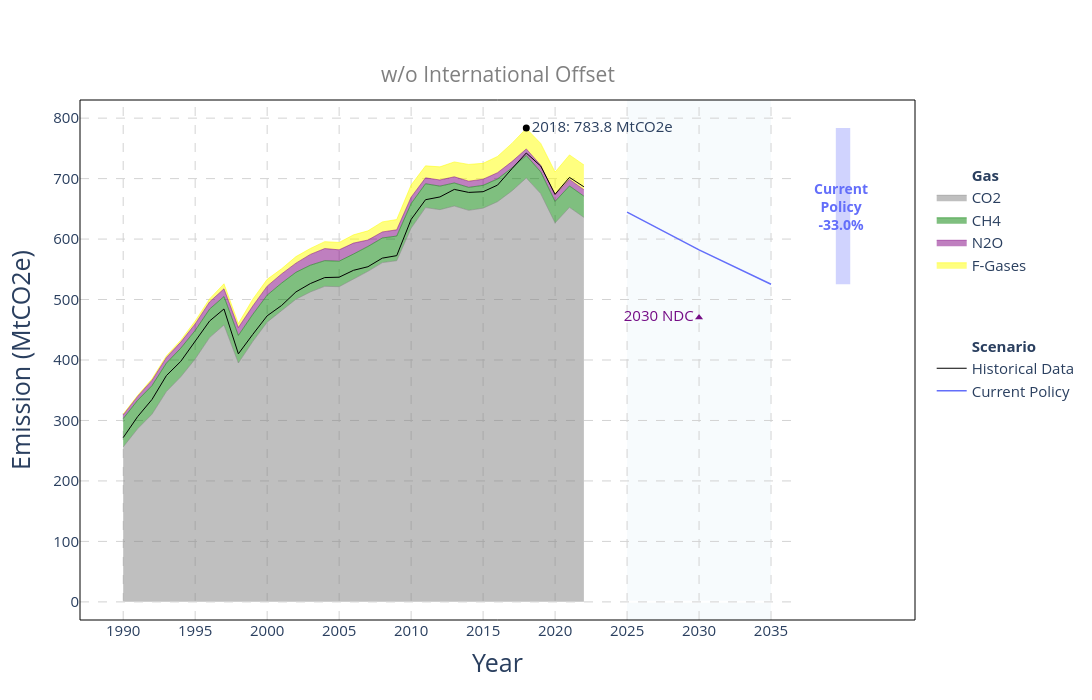

Notebook source saved alongside this figure:
### Code cell
fig = go.Figure()

# emiss_2018 = 727.6
emiss_2018 = 783.8
# emiss_2018_net = 783.81
x_center = 2040
width = 1
# offset = 4.9574  # BPESD upward shift

emiss_2035_cur = dfOut.set_index(['scenario', 'Year'])['value'].get((cp_scen_nm, 2035))
# emiss_2035_enh = dfOut.set_index(['scenario', 'Year'])['value'].get((ep_scen_nm, 2035))

reduc_cur = (1 - (emiss_2035_cur / emiss_2018)) * 100
# reduc_enh = (1 - (emiss_2035_enh / emiss_2018)) * 100

# === Legend Group: Gases ===
# fig.add_trace(go.Scatter(
#     x=[None], y=[None], mode='lines',
#     line=dict(color='rgba(0,0,0,0)'),
#     name='<b>Sector</b>', showlegend=True, hoverinfo='skip'
# ))

# fig.add_trace(go.Scatter(
#     x=dfHist['index'],
#     y=dfHist['순배출량'] / 1000,
#     mode='lines', name='Total GHG (incl. LULUCF)',
#     line=dict(color='black', width=1)
# ))


# fig.add_trace(go.Scatter(
#     x=dfHist['index'],
#     y=dfHist['a. 공공전기 및 열 생산'] / 1000,
#     mode='lines', name='Electricity',
#     line=dict(color='black', width=1, dash='dash')
# ))

# === Legend Group: Gases ===
fig.add_trace(go.Scatter(
    x=[None], y=[None], mode='lines',
    line=dict(color='rgba(0,0,0,0)'),
    name='<br><br><br><b>Gas</b>', showlegend=True, hoverinfo='skip'
))
fig.add_trace(go.Scatter(x=dfHistGas['Year'], y=dfHistGas['CO2_stack'],
    mode='lines', name='CO2', fill='tozeroy',
    line=dict(width=0.5, color='grey')
))
fig.add_trace(go.Scatter(x=dfHistGas['Year'], y=dfHistGas['CH4_stack'],
    mode='lines', name='CH4', fill='tonexty',
    line=dict(width=0.5, color='green')
))
fig.add_trace(go.Scatter(x=dfHistGas['Year'], y=dfHistGas['N2O_stack'],
    mode='lines', name='N2O', fill='tonexty',
    line=dict(width=0.5, color='purple')
))
fig.add_trace(go.Scatter(x=dfHistGas['Year'], y=dfHistGas['FGas_stack'],
    mode='lines', name='F-Gases', fill='tonexty',
    line=dict(width=0.5, color='yellow')
))

fig.add_trace(go.Scatter(
    x=[2030], y=[emiss_2018 * 0.6],
    mode='markers+text',
    marker=dict(color='#750D86', size=7, symbol='triangle-up'),
    text='2030 NDC', textposition="middle left",
    textfont=dict(size=15, color="#750D86"),
    showlegend=False
))

# === Static Reference Point ===
fig.add_trace(go.Scatter(
    x=[2018], y=[emiss_2018],
    mode='markers+text',
    marker=dict(color='black', size=7),
    text=f'2018: {emiss_2018} MtCO2e',
    textposition='middle right',
    textfont=dict(size=15),
    showlegend=False
))

# === Legend Group: Scenarios ===
fig.add_trace(go.Scatter(
    x=[None], y=[None], mode='lines',
    line=dict(color='rgba(0,0,0,0)'),
    name='<br><br><br><b>Scenario</b>', showlegend=True, hoverinfo='skip'
))

fig.add_trace(go.Scatter(
    x=dfHist['index'],
    y=dfHist['순배출량'] / 1000,
    mode='lines', name='Historical Data',
    line=dict(color='black', width=1)
))

fig.add_trace(go.Scatter(
    x=dfOut[(dfOut['scenario'] == cp_scen_nm) & (dfOut['Year'] >= 2025)]['Year'],
    y=dfOut[(dfOut['scenario'] == cp_scen_nm) & (dfOut['Year'] >= 2025)]['value'],
    mode='lines', name='Current Policy',
    line=dict(color='#636EFA', width=1.5)
))

# fig.add_trace(go.Scatter(
#     x=dfOut[(dfOut['scenario'] == ep_scen_nm) & (dfOut['Year'] >= 2025)]['Year'],
#     y=dfOut[(dfOut['scenario'] == ep_scen_nm) & (dfOut['Year'] >= 2025)]['value'],
#     mode='lines', name='Enhanced Ambition',
#     line=dict(color='#00CC96', width=1.5)
# ))

# fig.add_trace(go.Scatter(
#     x=dfOutPower[(dfOutPower['scenario'] == cp_scen_nm) & (dfOutPower['Year'] >= 2025)]['Year'],
#     y=dfOutPower[(dfOutPower['scenario'] == cp_scen_nm) & (dfOutPower['Year'] >= 2025)]['value'],
#     mode='lines', name='Current Policy',
#     line=dict(color='#636EFA', width=1.5, dash='dash'),
#     showlegend=False
# ))

# fig.add_trace(go.Scatter(
#     x=dfOutPower[(dfOutPower['scenario'] == ep_scen_nm) & (dfOutPower['Year'] >= 2005)]['Year'],
#     y=dfOutPower[(dfOutPower['scenario'] == ep_scen_nm) & (dfOutPower['Year'] >= 2005)]['value'],
#     mode='lines', name='Enhanced Ambition',
#     line=dict(color='#00CC96', width=1.5, dash='dash'),
#     showlegend=False
# ))

# === Axes & Layout ===
fig.update_layout(
    # title="<b>Greenhouse gas emission pathways of South Korea</b>",
    # title_font_size=28,
    # title_x=0.43,
    legend_traceorder="normal",
    legend_title='',
    legend_font_size=15,
    plot_bgcolor='rgba(0,0,0,0)',
    width=1200,
    height=700,
    xaxis=dict(
        showgrid=False,
        title="Year", title_font_size=25,
        tickvals=list(range(1990, 2040, 5)),
        tickfont_size=15,
        range=[1987, 2045]
    ),
    yaxis=dict(
        showgrid=False,
        title="Emission (MtCO2e)", title_font_size=25,
        tickvals=list(range(0, 801, 100)),
        tickfont_size=15,
        range=[-30, 830]
    )
)

# === Reduction Boxes (overlay bars) ===
# fig.add_trace(go.Scatter(
#     x=[x_center - width / 2, x_center + width / 2, x_center + width / 2, x_center - width / 2],
#     y=[emiss_2035_cur, emiss_2035_cur, emiss_2035_enh, emiss_2035_enh],
#     fill='toself', fillcolor='rgba(0,204,150,0.3)',
#     line=dict(color='rgba(0,0,0,0)'), hoverinfo='skip', showlegend=False
# ))
fig.add_trace(go.Scatter(
    x=[x_center - width / 2, x_center + width / 2, x_center + width / 2, x_center - width / 2],
    y=[emiss_2018, emiss_2018, emiss_2035_cur, emiss_2035_cur],
    fill='toself', fillcolor='rgba(99,110,250,0.3)',
    line=dict(color='rgba(0,0,0,0)'), hoverinfo='skip', showlegend=False
))

# === Reduction Labels ===
fig.add_annotation(
    x=x_center - 0.15, y=(emiss_2018 + emiss_2035_cur) / 2,
    text=f"<b>Current<br>Policy<br>-{reduc_cur:.1f}%</b>",
    showarrow=False, font=dict(size=14, color="#636EFA")
)
# fig.add_annotation(
#     x=x_center + 0.15, y=(emiss_2035_enh + emiss_2035_cur) / 2,
#     text=f"<b>Enhanced<br>Ambition<br>-{reduc_enh:.1f}%</b>",
#     showarrow=False, font=dict(size=14, color="#00CC96")
# )

# === Reduction Boxes (overlay bars) ===
# fig.add_trace(go.Scatter(
#     x=[x_center - width / 2, x_center + width / 2, x_center + width / 2, x_center - width / 2],
#     y=[119.0679, 119.0679, 40.657, 40.657],
#     fill='toself', fillcolor='rgba(0,204,150,0.3)',
#     line=dict(color='rgba(0,0,0,0)'), hoverinfo='skip', showlegend=False
# ))

# fig.add_trace(go.Bar(
#     x=[x_center],
#     y=[278.84-40.657],
#     base=[40.657],  # for positioning
#     width=width,
#     marker=dict(
#         color='rgba(99,110,250,0.3)',
#         pattern=dict(
#             shape='\\',  # options: '/', '\\', 'x', '-', '|', '+', '.'
#             fillmode='overlay',
#             size=5,
#             solidity=0.2
#         )
#     ),
#     showlegend=False
# ))

# fig.add_trace(go.Scatter(
#     x=[x_center - width / 2, x_center + width / 2, x_center + width / 2, x_center - width / 2],
#     y=[278.84, 278.84, 119.0679, 119.0679],
#     fill='toself', fillcolor='rgba(99,110,250,0.3)',
#     line=dict(color='rgba(0,0,0,0)'), hoverinfo='skip', showlegend=False
# ))

# reduc_cur_power = 100 * (1 - 119.0679/278.84)
# reduc_enh_power = 100 * (1 - 40.657/278.84)

# # === Reduction Labels ===
# fig.add_annotation(
#     x=x_center - 0.15, y=(278.84 + 119.0679) / 2,
#     text=f"<b>-{reduc_cur_power:.1f}%</b>",
#     showarrow=False, font=dict(size=14, color="#636EFA")
# )
# fig.add_annotation(
#     x=x_center + 0.15, y=(40.657 + 119.0679) / 2,
#     text=f"<b>-{reduc_enh_power:.1f}%</b>",
#     showarrow=False, font=dict(size=14, color="#00CC96")
# )


# === Grid Lines (manual dashed lines) ===
for x in range(1990, 2040, 5):
    fig.add_shape(type="line", x0=x, x1=x, y0=-30, y1=830,
                  line=dict(color="LightGrey", width=1, dash="dash"),
                  layer='below')
for y in range(0, 831, 100):
    fig.add_shape(type="line", x0=1987, x1=2037, y0=y, y1=y,
                  line=dict(color="LightGrey", width=1, dash="dash"),
                  layer='below')
fig.add_shape(type="line", x0=1987, x1=2037, y0=0, y1=0,
              line=dict(color="LightGrey", width=1, dash="dash"),
              layer='above')

# === Optional: Highlight window 2025–2035 ===
fig.add_vrect(x0=2025, x1=2035, fillcolor="LightBlue", opacity=0.1,
              layer="below", line_width=0)

# === Box Around Plot ===
fig.add_shape(
    type="rect", xref="paper", yref="paper",
    x0=0, x1=1, y0=0, y1=1,
    line=dict(color="black", width=1),
    layer="above"
)

fig.add_annotation(
    text="w/o International Offset",
    xref="paper", 
    yref="paper",
    x=0.5,
    y=1.08,
    showarrow=False,
    font=dict(size=21, color="grey"),
    align="center"
)

fig

### Figure 1 — Plotly figure (JSON) as saved in the notebook; plotly's stock layout.template omitted (floating-point values rounded to 4 significant figures)
{"data": [{"hoverinfo": "skip", "line": {"color": "rgba(0,0,0,0)"}, "mode": "lines", "name": "<br><br><br><b>Gas</b>", "showlegend": true, "type": "scatter", "x": [null], "y": [null]}, {"fill": "tozeroy", "line": {"color": "grey", "width": 0.5}, "mode": "lines", "name": "CO2", "type": "scatter", "x": [1990, 1991, 1992, 1993, 1994, 1995, 1996, 1997, 1998, 1999, 2000, 2001, 2002, 2003, 2004, 2005, 2006, 2007, 2008, 2009, 2010, 2011, 2012, 2013, 2014, 2015, 2016, 2017, 2018, 2019, 2020, 2021, 2022], "y": [256.2, 286.2, 310.4, 347.7, 372.2, 401.7, 437.1, 457.9, 395.0, 430.5, 462.6, 482.3, 500.5, 512.5, 521.9, 521.3, 533.4, 546.7, 561.1, 564.3, 618.0, 652.0, 648.7, 654.7, 647.5, 651.1, 661.8, 679.6, 701.1, 675.2, 626.7, 652.5, 635.8]}, {"fill": "tonexty", "line": {"color": "green", "width": 0.5}, "mode": "lines", "name": "CH4", "type": "scatter", "x": [1990, 1991, 1992, 1993, 1994, 1995, 1996, 1997, 1998, 1999, 2000, 2001, 2002, 2003, 2004, 2005, 2006, 2007, 2008, 2009, 2010, 2011, 2012, 2013, 2014, 2015, 2016, 2017, 2018, 2019, 2020, 2021, 2022], "y": [303.0, 333.3, 357.6, 394.9, 419.5, 448.8, 484.1, 505.0, 440.6, 475.4, 507.3, 527.2, 545.0, 556.8, 564.3, 563.4, 575.3, 587.8, 601.8, 605.0, 658.7, 691.5, 687.5, 692.8, 685.5, 688.9, 699.4, 717.5, 738.2, 711.1, 662.3, 687.8, 671.0]}, {"fill": "tonexty", "line": {"color": "purple", "width": 0.5}, "mode": "lines", "name": "N2O", "type": "scatter", "x": [1990, 1991, 1992, 1993, 1994, 1995, 1996, 1997, 1998, 1999, 2000, 2001, 2002, 2003, 2004, 2005, 2006, 2007, 2008, 2009, 2010, 2011, 2012, 2013, 2014, 2015, 2016, 2017, 2018, 2019, 2020, 2021, 2022], "y": [309.4, 340.1, 366.5, 404.2, 429.6, 459.7, 496.0, 517.8, 453.6, 489.3, 522.1, 542.3, 560.2, 574.6, 584.3, 582.2, 593.3, 598.4, 611.8, 615.3, 669.3, 701.2, 697.7, 703.0, 695.7, 699.0, 709.7, 728.1, 749.1, 722.1, 673.0, 698.6, 681.7]}, {"fill": "tonexty", "line": {"color": "yellow", "width": 0.5}, "mode": "lines", "name": "F-Gases", "type": "scatter", "x": [1990, 1991, 1992, 1993, 1994, 1995, 1996, 1997, 1998, 1999, 2000, 2001, 2002, 2003, 2004, 2005, 2006, 2007, 2008, 2009, 2010, 2011, 2012, 2013, 2014, 2015, 2016, 2017, 2018, 2019, 2020, 2021, 2022], "y": [310.6, 341.2, 368.8, 406.8, 432.8, 464.5, 501.1, 526.1, 460.2, 500.6, 533.5, 550.8, 571.0, 584.5, 595.8, 594.4, 607.0, 613.6, 628.4, 632.3, 689.4, 721.1, 719.4, 727.6, 723.5, 725.3, 736.7, 758.3, 782.9, 758.2, 710.8, 739.2, 722.6]}, {"marker": {"color": "#750D86", "size": 7, "symbol": "triangle-up"}, "mode": "markers+text", "showlegend": false, "text": "2030 NDC", "textfont": {"color": "#750D86", "size": 15}, "textposition": "middle left", "type": "scatter", "x": [2030], "y": [470.3]}, {"marker": {"color": "black", "size": 7}, "mode": "markers+text", "showlegend": false, "text": "2018: 783.8 MtCO2e", "textfont": {"size": 15}, "textposition": "middle right", "type": "scatter", "x": [2018], "y": [783.8]}, {"hoverinfo": "skip", "line": {"color": "rgba(0,0,0,0)"}, "mode": "lines", "name": "<br><br><br><b>Scenario</b>", "showlegend": true, "type": "scatter", "x": [null], "y": [null]}, {"line": {"color": "black", "width": 1}, "mode": "lines", "name": "Historical Data", "type": "scatter", "x": [1990, 1991, 1992, 1993, 1994, 1995, 1996, 1997, 1998, 1999, 2000, 2001, 2002, 2003, 2004, 2005, 2006, 2007, 2008, 2009, 2010, 2011, 2012, 2013, 2014, 2015, 2016, 2017, 2018, 2019, 2020, 2021, 2022], "y": [271.6, 306.2, 334.6, 374.2, 397.8, 431.2, 464.4, 484.4, 410.2, 442.3, 473.1, 490.1, 512.6, 526.4, 536.3, 536.9, 548.3, 554.3, 568.5, 572.6, 632.4, 665.1, 669.7, 682.1, 677.2, 678.3, 689.2, 716.3, 742.3, 720.7, 674.1, 702.0, 686.5]}, {"line": {"color": "#636EFA", "width": 1.5}, "mode": "lines", "name": "Current Policy", "type": "scatter", "x": [2025, 2030, 2035], "y": [644.5, 582.0, 525.3]}, {"fill": "toself", "fillcolor": "rgba(99,110,250,0.3)", "hoverinfo": "skip", "line": {"color": "rgba(0,0,0,0)"}, "showlegend": false, "type": "scatter", "x": [2040.0, 2040.0, 2040.0, 2040.0], "y": [783.8, 783.8, 525.3, 525.3]}], "layout": {"annotations": [{"font": {"color": "#636EFA", "size": 14}, "showarrow": false, "text": "<b>Current<br>Policy<br>-33.0%</b>", "x": 2040.0, "y": 654.6}, {"align": "center", "font": {"color": "grey", "size": 21}, "showarrow": false, "text": "w/o International Offset", "x": 0.5, "xref": "paper", "y": 1.08, "yref": "paper"}], "height": 700, "legend": {"font": {"size": 15}, "title": {"text": ""}, "traceorder": "normal"}, "plot_bgcolor": "rgba(0,0,0,0)", "shapes": [{"layer": "below", "line": {"color": "LightGrey", "dash": "dash", "width": 1}, "type": "line", "x0": 1990, "x1": 1990, "y0": -30, "y1": 830}, {"layer": "below", "line": {"color": "LightGrey", "dash": "dash", "width": 1}, "type": "line", "x0": 1995, "x1": 1995, "y0": -30, "y1": 830}, {"layer": "below", "line": {"color": "LightGrey", "dash": "dash", "width": 1}, "type": "line", "x0": 2000, "x1": 2000, "y0": -30, "y1": 830}, {"layer": "below", "line": {"color": "LightGrey", "dash": "dash", "width": 1}, "type": "line", "x0": 2005, "x1": 2005, "y0": -30, "y1": 830}, {"layer": "below", "line": {"color": "LightGrey", "dash": "dash", "width": 1}, "type": "line", "x0": 2010, "x1": 2010, "y0": -30, "y1": 830}, {"layer": "below", "line": {"color": "LightGrey", "dash": "dash", "width": 1}, "type": "line", "x0": 2015, "x1": 2015, "y0": -30, "y1": 830}, {"layer": "below", "line": {"color": "LightGrey", "dash": "dash", "width": 1}, "type": "line", "x0": 2020, "x1": 2020, "y0": -30, "y1": 830}, {"layer": "below", "line": {"color": "LightGrey", "dash": "dash", "width": 1}, "type": "line", "x0": 2025, "x1": 2025, "y0": -30, "y1": 830}, {"layer": "below", "line": {"color": "LightGrey", "dash": "dash", "width": 1}, "type": "line", "x0": 2030, "x1": 2030, "y0": -30, "y1": 830}, {"layer": "below", "line": {"color": "LightGrey", "dash": "dash", "width": 1}, "type": "line", "x0": 2035, "x1": 2035, "y0": -30, "y1": 830}, {"layer": "below", "line": {"color": "LightGrey", "dash": "dash", "width": 1}, "type": "line", "x0": 1987, "x1": 2037, "y0": 0, "y1": 0}, {"layer": "below", "line": {"color": "LightGrey", "dash": "dash", "width": 1}, "type": "line", "x0": 1987, "x1": 2037, "y0": 100, "y1": 100}, {"layer": "below", "line": {"color": "LightGrey", "dash": "dash", "width": 1}, "type": "line", "x0": 1987, "x1": 2037, "y0": 200, "y1": 200}, {"layer": "below", "line": {"color": "LightGrey", "dash": "dash", "width": 1}, "type": "line", "x0": 1987, "x1": 2037, "y0": 300, "y1": 300}, {"layer": "below", "line": {"color": "LightGrey", "dash": "dash", "width": 1}, "type": "line", "x0": 1987, "x1": 2037, "y0": 400, "y1": 400}, {"layer": "below", "line": {"color": "LightGrey", "dash": "dash", "width": 1}, "type": "line", "x0": 1987, "x1": 2037, "y0": 500, "y1": 500}, {"layer": "below", "line": {"color": "LightGrey", "dash": "dash", "width": 1}, "type": "line", "x0": 1987, "x1": 2037, "y0": 600, "y1": 600}, {"layer": "below", "line": {"color": "LightGrey", "dash": "dash", "width": 1}, "type": "line", "x0": 1987, "x1": 2037, "y0": 700, "y1": 700}, {"layer": "below", "line": {"color": "LightGrey", "dash": "dash", "width": 1}, "type": "line", "x0": 1987, "x1": 2037, "y0": 800, "y1": 800}, {"layer": "above", "line": {"color": "LightGrey", "dash": "dash", "width": 1}, "type": "line", "x0": 1987, "x1": 2037, "y0": 0, "y1": 0}, {"fillcolor": "LightBlue", "layer": "below", "line": {"width": 0}, "opacity": 0.1, "type": "rect", "x0": 2025, "x1": 2035, "xref": "x", "y0": 0, "y1": 1, "yref": "y domain"}, {"layer": "above", "line": {"color": "black", "width": 1}, "type": "rect", "x0": 0, "x1": 1, "xref": "paper", "y0": 0, "y1": 1, "yref": "paper"}], "width": 1200, "xaxis": {"range": [1987, 2045], "showgrid": false, "tickfont": {"size": 15}, "tickvals": [1990, 1995, 2000, 2005, 2010, 2015, 2020, 2025, 2030, 2035], "title": {"font": {"size": 25}, "text": "Year"}}, "yaxis": {"range": [-30, 830], "showgrid": false, "tickfont": {"size": 15}, "tickvals": [0, 100, 200, 300, 400, 500, 600, 700, 800], "title": {"font": {"size": 25}, "text": "Emission (MtCO2e)"}}}}
